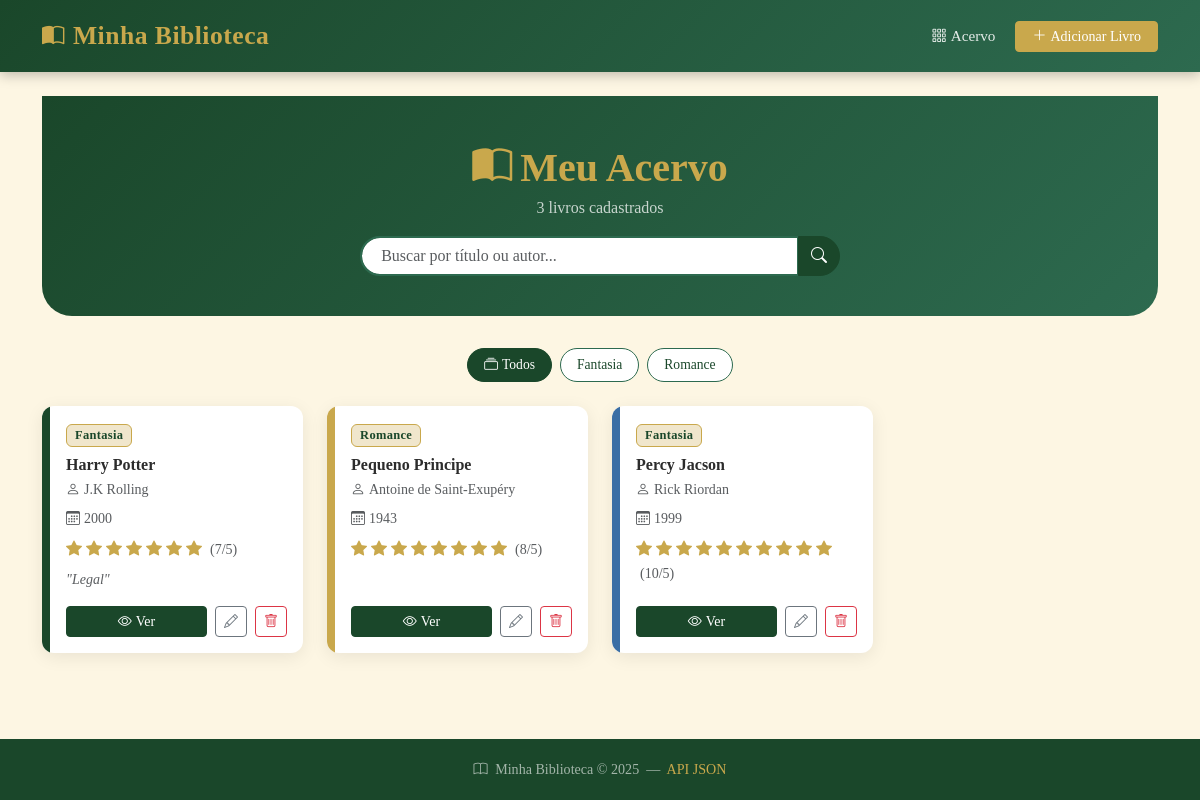
Page /livros/ on the earlier database version.
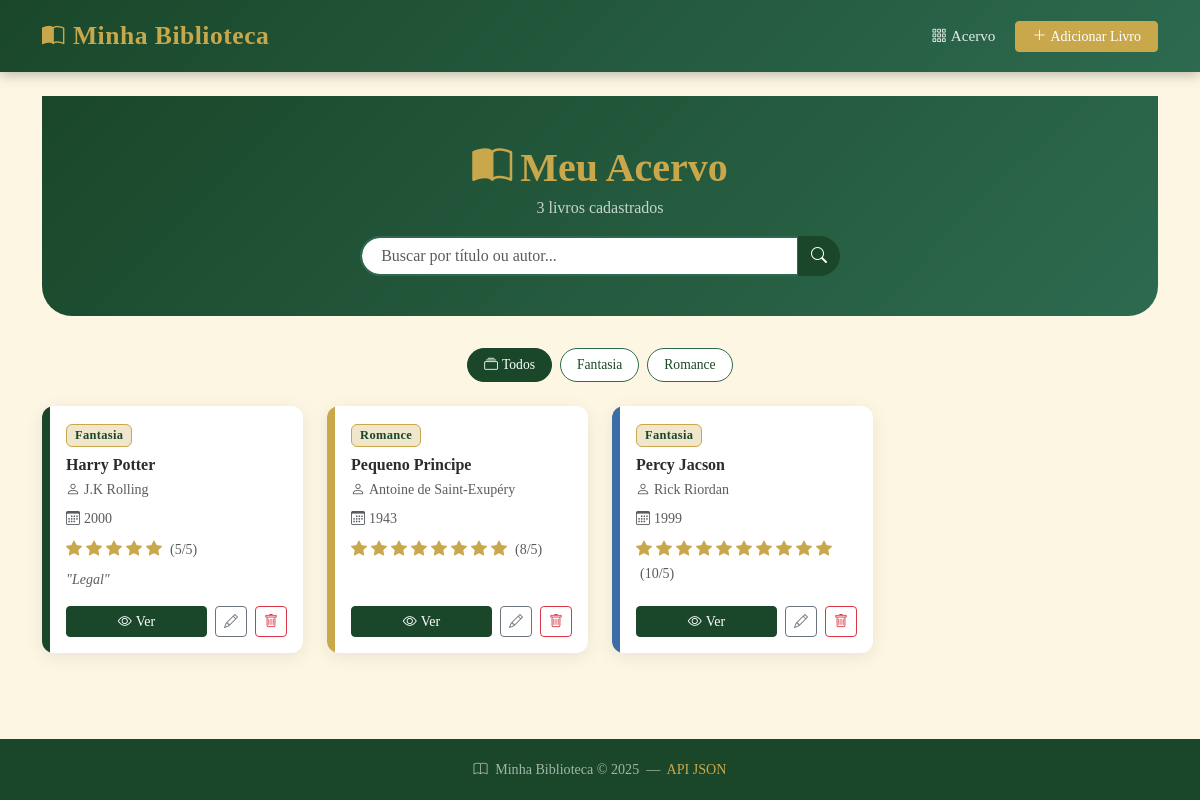
Same page on the later database version.
### livros/models.py (models this page shows, shortened)
class Livro(models.Model):
    titulo  = models.CharField(max_length=200)
    autor   = models.CharField(max_length=100)
    ano     = models.IntegerField()
    genero  = models.CharField(max_length=50)
    nota = models.IntegerField(default=0)
    comentario = models.CharField(max_length=500, default='')

### livros/views.py (the view)
# urls.py: path('livros/',                    lista_livros,    name='lista_livros'),
def lista_livros(request):
    busca = request.GET.get('q', '').strip()
    genero_ativo = request.GET.get('genero', '').strip()
    livros = Livro.objects.all().order_by('titulo')
    if busca:
        livros = livros.filter(titulo__icontains=busca) | \
                 Livro.objects.filter(autor__icontains=busca).order_by('titulo')
        livros = livros.distinct()
    if genero_ativo:
        livros = livros.filter(genero__iexact=genero_ativo)
    generos = Livro.objects.values_list('genero', flat=True).distinct().order_by('genero')
    context = {
        'livros': livros,
        'generos': generos,
        'busca': busca,
        'genero_ativo': genero_ativo,
        'total_livros': Livro.objects.count(),
    }
    return render(request, 'livros/lista.html', context)

### livros/templatetags/livros_tags.py (called while the page is built)
@register.filter
def estrelas_cheias(value):
    try:
        return range(int(value))
    except (ValueError, TypeError):
        return range(0)

@register.filter
def estrelas_vazias(value):
    try:
        return range(5 - int(value))
    except (ValueError, TypeError):
        return range(5)

### livros/templates/livros/lista.html (shortened to what this page needs)
{% extends "livros/base.html" %}
{% load livros_tags %}
{% block content %}
<div class="hero">
    <div class="container text-center">
        <h1 class="mb-1"><i class="bi bi-book-half me-2"></i>Meu Acervo</h1>
        <p class="mb-3 opacity-75">{{ total_livros }} livro{{ total_livros|pluralize }} cadastrado{{ total_livros|pluralize }}</p>
        <form method="GET" action="/livros/" class="d-flex justify-content-center">
            <div class="input-group" style="max-width:480px;">
                <input type="text" name="q" value="{{ busca }}"
                       class="form-control search-input"
                       placeholder="Buscar por título ou autor...">
                <button class="btn search-btn" type="submit">
                    <i class="bi bi-search"></i>
                </button>
            </div>
        </form>
    </div>
</div>
{% if generos %}
<div class="filtro-genero justify-content-center mb-4">
    <a href="/livros/" class="{% if not genero_ativo %}ativo{% endif %}">
        <i class="bi bi-collection me-1"></i>Todos
    </a>
    {% for g in generos %}
        <a href="/livros/?genero={{ g }}"
           class="{% if g == genero_ativo %}ativo{% endif %}">
            {{ g }}
        </a>
    {% endfor %}
</div>
{% endif %}
{% if livros %}
<div class="row g-4">
    {% for livro in livros %}
    {% cycle 'verde-escuro' 'dourado' 'azul' 'roxo' 'vermelho' as cor silent %}
    <div class="col-sm-6 col-lg-4 col-xl-3">
        <div class="card-livro d-flex flex-row">
            <div class="spine {{ cor }}"></div>
            <div class="p-3 flex-grow-1 d-flex flex-column">
                <div class="mb-2">
                    <span class="badge badge-genero">{{ livro.genero }}</span>
                </div>
                <h6 class="fw-bold mb-1 lh-sm">{{ livro.titulo }}</h6>
                <small class="text-muted mb-2">
                    <i class="bi bi-person me-1"></i>{{ livro.autor }}
                </small>
                <small class="text-muted mb-2">
                    <i class="bi bi-calendar3 me-1"></i>{{ livro.ano }}
                </small>
                <div class="estrelas mb-2">
                    {% for i in livro.nota|estrelas_cheias %}
                        <i class="bi bi-star-fill"></i>
                    {% endfor %}
                    <small class="text-muted ms-1">({{ livro.nota }}/5)</small>
                </div>
                {% if livro.comentario %}
                <p class="text-muted small mb-3 flex-grow-1" style="font-style:italic; overflow:hidden; display:-webkit-box; -webkit-line-clamp:2; -webkit-box-orient:vertical;">
                    "{{ livro.comentario }}"
                </p>
                {% else %}
                <div class="flex-grow-1"></div>
                {% endif %}
                <div class="d-flex gap-2 mt-auto">
                    <a href="/livros/{{ livro.pk }}/" class="btn btn-biblioteca btn-sm flex-fill">
                        <i class="bi bi-eye me-1"></i>Ver
                    </a>
                    <a href="/livros/{{ livro.pk }}/editar/" class="btn btn-outline-secondary btn-sm">
                        <i class="bi bi-pencil"></i>
                    </a>
                    <a href="/livros/{{ livro.pk }}/deletar/" class="btn btn-outline-danger btn-sm">
                        <i class="bi bi-trash"></i>
                    </a>
                </div>
            </div>
        </div>
    </div>
    {% endfor %}
</div>
{% endif %}
{% endblock %}

### livros/templates/livros/base.html (shortened to what this page needs)
<!DOCTYPE html>
<html lang="pt-br">
<head>
    <link href="https://cdn.jsdelivr.net/npm/bootstrap@5.3.2/dist/css/bootstrap.min.css" rel="stylesheet">
    <link href="https://cdn.jsdelivr.net/npm/bootstrap-icons@1.11.3/font/bootstrap-icons.css" rel="stylesheet">
</head>
<body>
<nav class="navbar navbar-expand-lg navbar-dark">
    <div class="container">
        <a class="navbar-brand" href="/">
            <i class="bi bi-book-half me-2"></i>Minha Biblioteca
        </a>
        <div class="collapse navbar-collapse" id="navMenu">
            <ul class="navbar-nav ms-auto align-items-lg-center gap-lg-1">
                <li class="nav-item">
                    <a class="nav-link" href="/livros/">
                        <i class="bi bi-grid-3x3-gap me-1"></i>Acervo
                    </a>
                </li>
                <li class="nav-item ms-lg-2">
                    <a class="btn btn-dourado btn-sm px-3" href="/livros/adicionar/">
                        <i class="bi bi-plus-lg me-1"></i>Adicionar Livro
                    </a>
                </li>
            </ul>
        </div>
    </div>
</nav>
<main class="flex-grow-1">
    <div class="container my-4">
        {% block content %}{% endblock %}
    </div>
</main>
<footer>
    <div class="container text-center">
        <i class="bi bi-book me-1"></i>
        Minha Biblioteca &copy; 2025 &nbsp;&mdash;&nbsp;
        <a href="/api/livros/">API JSON</a>
    </div>
</footer>
</body>
</html>

### livros/templates/livros/base.html (style rules this page uses)
:root { --verde-escuro: #1a472a; --verde-medio: #2d6a4f; --dourado: #c9a84c; --creme: #fdf6e3; --creme-escuro: #f0e6cc; --texto-escuro: #2c2c2c; }
body { background-color: var(--creme); font-family: 'Georgia', 'Times New Roman', serif; color: var(--texto-escuro); min-height: 100vh; display: flex; flex-direction: column; }
.navbar { background: linear-gradient(135deg, var(--verde-escuro) 0%, var(--verde-medio) 100%); box-shadow: 0 3px 12px rgba(0,0,0,0.25); padding: 0.75rem 0; }
.navbar-brand { font-size: 1.6rem; font-weight: 700; color: var(--dourado) !important; letter-spacing: 0.5px; }
.navbar-brand i { font-size: 1.4rem; }
.nav-link { color: rgba(255,255,255,0.88) !important; font-size: 0.95rem; transition: color 0.2s; }
.btn-biblioteca { background-color: var(--verde-escuro); border-color: var(--verde-escuro); color: #fff; font-family: inherit; }
.btn-dourado { background-color: var(--dourado); border-color: var(--dourado); color: #fff; font-family: inherit; }
.card-livro { border: none; border-radius: 12px; background: #fff; box-shadow: 0 4px 18px rgba(0,0,0,0.08); transition: transform 0.25s ease, box-shadow 0.25s ease; overflow: hidden; height: 100%; }
.card-livro .spine { width: 8px; min-height: 100%; background: var(--verde-escuro); flex-shrink: 0; }
.card-livro .spine.dourado { background: var(--dourado); }
.card-livro .spine.azul { background: #3a6ea5; }
.badge-genero { background-color: var(--creme-escuro); color: var(--verde-escuro); border: 1px solid var(--dourado); font-size: 0.78rem; font-weight: 600; letter-spacing: 0.3px; }
.estrelas .bi-star-fill { color: var(--dourado); }
.hero { background: linear-gradient(135deg, var(--verde-escuro) 0%, var(--verde-medio) 100%); color: #fff; padding: 3rem 0 2.5rem; border-radius: 0 0 30px 30px; margin-bottom: 2rem; }
.hero h1 { color: var(--dourado); font-weight: 700; }
.filtro-genero { display: flex; flex-wrap: wrap; gap: 0.5rem; margin-bottom: 1.5rem; }
.filtro-genero a { text-decoration: none; padding: 0.35rem 1rem; border-radius: 20px; font-size: 0.85rem; background: #fff; border: 1.5px solid var(--verde-medio); color: var(--verde-escuro); transition: all 0.2s; }
.filtro-genero a:hover, .filtro-genero a.ativo { background: var(--verde-escuro); color: #fff; border-color: var(--verde-escuro); }
footer { background: var(--verde-escuro); color: rgba(255,255,255,0.6); font-size: 0.88rem; margin-top: auto; padding: 1.25rem 0; }
footer a { color: var(--dourado); text-decoration: none; }
.search-input { border-radius: 25px 0 0 25px !important; border: 2px solid var(--verde-medio); padding-left: 1.2rem; }
.search-btn { border-radius: 0 25px 25px 0 !important; background: var(--verde-escuro); border-color: var(--verde-escuro); color: #fff; }

Differences in the rows shown:
changed Livro "Harry Potter": nota "7" → "5"
